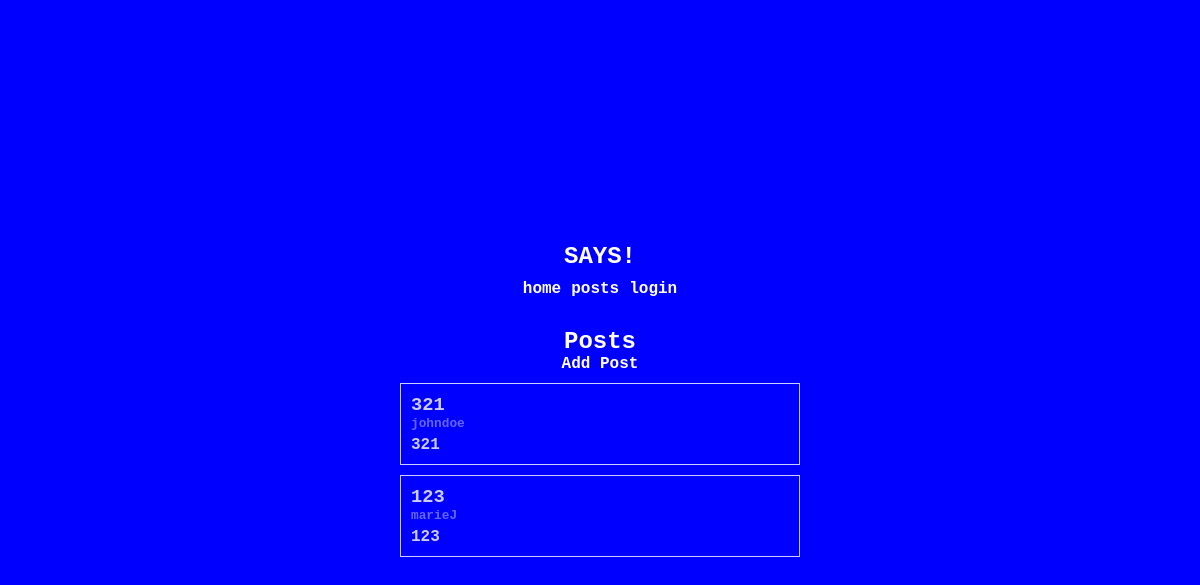
/posts/, run on an earlier commit of the app's database.
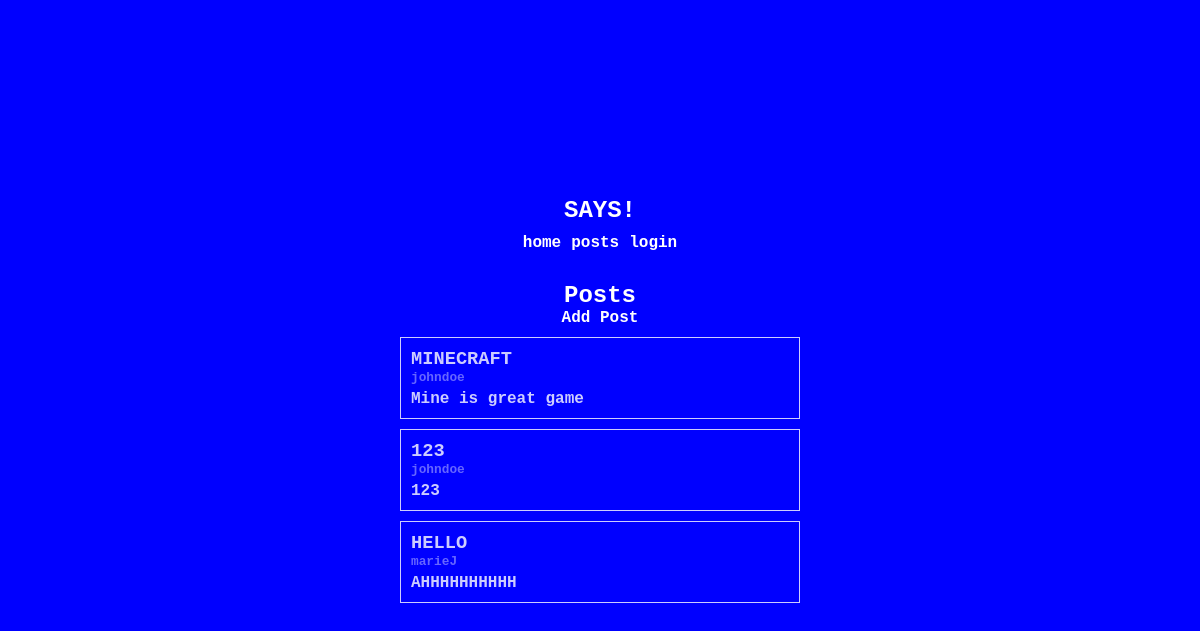
And on a later commit of the database.
### posts/models.py (models this page shows, shortened)
class Post(models.Model):
    title = models.CharField(max_length=60, null=False)
    body = models.TextField(null=False)
    created_at = models.DateTimeField(auto_now_add=True)
    created_by = models.ForeignKey(
        settings.AUTH_USER_MODEL,
        on_delete=models.CASCADE
    )

### posts/views.py (the view)
# urls.py: path('', Posts, name='posts'),
def Posts(request):
    posts = models.Post.objects.all().order_by('-created_at')
    return render(request, 'posts.html', {'posts': posts})

### templates/posts.html (shortened to what this page needs)
{% extends 'layout.html' %}
    {% block content %}
    <div id="posts" style="display: flex; flex-direction: column; gap: 10px;">
        <div>
            <h2>Posts</h2>
            <a href="/posts/add">Add Post</a>
        </div>
        {% for post in posts %}
            <div class="post-card hover-block">
                <a href="{% url 'post_page' post.id %}">
                    <h3>{{ post.title }}</h3>
                    <p style="font-size: 0.8em; opacity: 0.5; margin-bottom: 5px;">{{ post.created_by }}</p>
                    <p class="description">{{ post.body }}</p>
                </a>
            </div>
        {% endfor %}
    </div>
    {% endblock %}

### templates/layout.html (shortened to what this page needs)
<!DOCTYPE html>
<html lang="pt-br">
    {% load static %}
<head>
    <link rel="stylesheet" href="{% static 'css/style.css' %}">
</head>
<body>
    <header>
        {%if user.is_authenticated %}
                <h2>SAYS, {{ user.username }}!</h2>
        {% else %}
            <h2>SAYS!</h2>
        {% endif %}
        <nav style="display: flex; gap: 10px;">
            <a href="{% url 'home' %}">home</a>
            <a href="{% url 'posts' %}">posts</a>
            {%if user.is_authenticated %}
                <a href='{% url 'logout' %}' class="confirm-logout">logout</a>
            {% else %}
                <a href='{% url 'login' %}'>login</a>
            {% endif %}
        </nav>
    </header>
    <main>
        {% block content %}
        {% endblock %}
    </main>
</body>
</html>

### static/css/style.css (style rules this page uses)
* { box-sizing: border-box; padding: 0; margin: 0; color: white; font-family: 'Courier New', Courier, monospace; }
a { font-weight: 700; text-decoration: none; }
body { padding: 10px; height: 100dvh; background: blue; display: flex; flex-direction: column; justify-content: center; align-items: center; }
header { display: flex; flex-direction: column; align-items: center; margin-bottom: 20px; }
nav { padding: 10px; }
.post-card { padding: 10px; text-align: left; cursor: pointer; opacity: 0.8; border: 1px solid white; position: relative; }
#posts { text-align: center; width: 400px; }

What changed in the data, as far as the page shows it:
removed Post: title "321", created_by "johndoe", body "321"
removed Post: title "123", created_by "marieJ", body "123"
added Post: title "MINECRAFT", created_by "johndoe", body "Mine is great game"
added Post: title "123", created_by "johndoe", body "123"
added Post: title "HELLO", created_by "marieJ", body "AHHHHHHHHHH"
